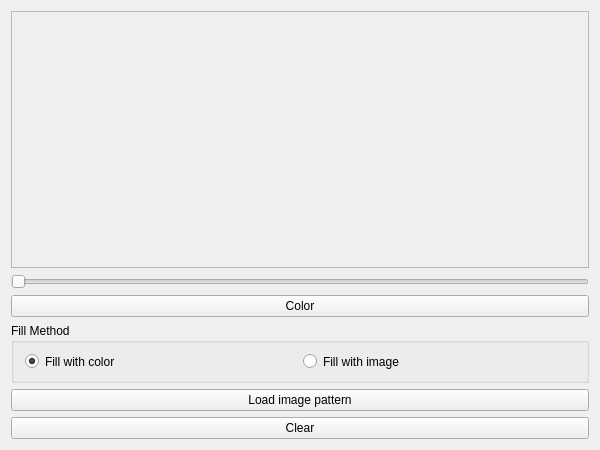
<?xml version="1.0" encoding="UTF-8"?>
<ui version="4.0">
 <class>MainWindow</class>
 <widget class="QWidget" name="MainWindow">
  <property name="geometry">
   <rect>
    <x>0</x>
    <y>0</y>
    <width>600</width>
    <height>450</height>
   </rect>
  </property>
  <property name="sizePolicy">
   <sizepolicy hsizetype="Fixed" vsizetype="Fixed">
    <horstretch>0</horstretch>
    <verstretch>0</verstretch>
   </sizepolicy>
  </property>
  <property name="minimumSize">
   <size>
    <width>600</width>
    <height>450</height>
   </size>
  </property>
  <property name="maximumSize">
   <size>
    <width>600</width>
    <height>450</height>
   </size>
  </property>
  <property name="windowTitle">
   <string>MainWindow</string>
  </property>
  <layout class="QGridLayout" name="gridLayout">
   <item row="5" column="0">
    <widget class="QPushButton" name="clearButton">
     <property name="text">
      <string>Clear</string>
     </property>
    </widget>
   </item>
   <item row="2" column="0">
    <widget class="QPushButton" name="colorButton">
     <property name="text">
      <string>Color</string>
     </property>
    </widget>
   </item>
   <item row="0" column="0">
    <layout class="QVBoxLayout" name="verticalLayout">
     <item>
      <widget class="PaintCanvas" name="frame">
       <property name="frameShape">
        <enum>QFrame::StyledPanel</enum>
       </property>
       <property name="frameShadow">
        <enum>QFrame::Raised</enum>
       </property>
      </widget>
     </item>
    </layout>
   </item>
   <item row="1" column="0">
    <widget class="QSlider" name="thickness">
     <property name="minimum">
      <number>2</number>
     </property>
     <property name="maximum">
      <number>10</number>
     </property>
     <property name="value">
      <number>2</number>
     </property>
     <property name="orientation">
      <enum>Qt::Horizontal</enum>
     </property>
    </widget>
   </item>
   <item row="4" column="0">
    <widget class="QPushButton" name="loadButton">
     <property name="text">
      <string>Load image pattern</string>
     </property>
    </widget>
   </item>
   <item row="3" column="0">
    <widget class="QGroupBox" name="groupBox">
     <property name="maximumSize">
      <size>
       <width>16777215</width>
       <height>60</height>
      </size>
     </property>
     <property name="title">
      <string>Fill Method</string>
     </property>
     <layout class="QGridLayout" name="gridLayout_2">
      <item row="0" column="0">
       <layout class="QHBoxLayout" name="horizontalLayout_3">
        <item>
         <widget class="QRadioButton" name="fillColor">
          <property name="text">
           <string>Fill with color</string>
          </property>
          <property name="checked">
           <bool>true</bool>
          </property>
         </widget>
        </item>
        <item>
         <widget class="QRadioButton" name="fillImage">
          <property name="text">
           <string>Fill with image</string>
          </property>
         </widget>
        </item>
       </layout>
      </item>
     </layout>
    </widget>
   </item>
  </layout>
 </widget>
 <layoutdefault spacing="6" margin="11"/>
 <customwidgets>
  <customwidget>
   <class>PaintCanvas</class>
   <extends>QFrame</extends>
   <header>paintcanvas.h</header>
   <container>1</container>
   <slots>
    <slot>setThickness(int)</slot>
   </slots>
  </customwidget>
 </customwidgets>
 <resources/>
 <connections>
  <connection>
   <sender>thickness</sender>
   <signal>valueChanged(int)</signal>
   <receiver>frame</receiver>
   <slot>setThickness(int)</slot>
   <hints>
    <hint type="sourcelabel">
     <x>162</x>
     <y>335</y>
    </hint>
    <hint type="destinationlabel">
     <x>157</x>
     <y>134</y>
    </hint>
   </hints>
  </connection>
 </connections>
</ui>
